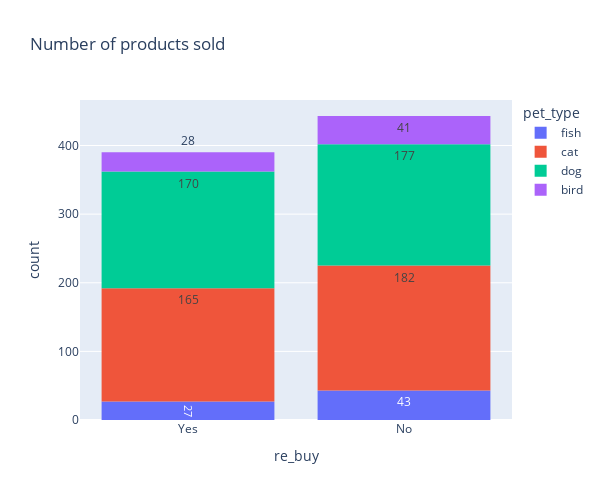

The cell this chart's notebook holds for it:
### Code cell
repurchase_df = final_df[['re_buy','pet_type']]

repurchase_df_gb = repurchase_df.groupby('re_buy', as_index = False).count()
repurchase_df_gb['percent'] = round(repurchase_df_gb['pet_type']/repurchase_df_gb['pet_type'].sum()*100, 2)
repurchase_df_gb.columns = [['Repurchased','Number of products', 'Percentage (%)']]

display(repurchase_df_gb)

g = px.histogram(repurchase_df, x='re_buy', color='pet_type', width=600, height=500, text_auto=True, title = 'Number of products sold')

g.show()

### Figure 1 — Plotly figure (JSON) as saved in the notebook; plotly's stock layout.template omitted (floating-point values rounded to 4 significant figures; data arrays with more than 128 entries replaced by an {"elided": "..."} marker saying what was removed)
{"data": [{"alignmentgroup": "True", "bingroup": "x", "hovertemplate": "pet_type=fish<br>re_buy=%{x}<br>count=%{y}<extra></extra>", "legendgroup": "fish", "marker": {"color": "#636efa", "pattern": {"shape": ""}}, "name": "fish", "offsetgroup": "fish", "orientation": "v", "showlegend": true, "texttemplate": "%{value}", "type": "histogram", "x": ["Yes", "Yes", "Yes", "No", "Yes", "No", "No", "No", "No", "Yes", "No", "No", "Yes", "Yes", "No", "No", "Yes", "Yes", "No", "No", "No", "Yes", "No", "No", "No", "No", "Yes", "Yes", "No", "No", "No", "Yes", "No", "No", "No", "No", "Yes", "No", "Yes", "Yes", "Yes", "No", "No", "Yes", "No", "No", "No", "No", "No", "Yes", "Yes", "No", "Yes", "No", "Yes", "No", "No", "No", "No", "No", "Yes", "Yes", "Yes", "Yes", "No", "Yes", "No", "No", "No", "No"], "xaxis": "x", "yaxis": "y"}, {"alignmentgroup": "True", "bingroup": "x", "hovertemplate": "pet_type=cat<br>re_buy=%{x}<br>count=%{y}<extra></extra>", "legendgroup": "cat", "marker": {"color": "#EF553B", "pattern": {"shape": ""}}, "name": "cat", "offsetgroup": "cat", "orientation": "v", "showlegend": true, "texttemplate": "%{value}", "type": "histogram", "x": {"elided": "347 str values"}, "xaxis": "x", "yaxis": "y"}, {"alignmentgroup": "True", "bingroup": "x", "hovertemplate": "pet_type=dog<br>re_buy=%{x}<br>count=%{y}<extra></extra>", "legendgroup": "dog", "marker": {"color": "#00cc96", "pattern": {"shape": ""}}, "name": "dog", "offsetgroup": "dog", "orientation": "v", "showlegend": true, "texttemplate": "%{value}", "type": "histogram", "x": {"elided": "347 str values"}, "xaxis": "x", "yaxis": "y"}, {"alignmentgroup": "True", "bingroup": "x", "hovertemplate": "pet_type=bird<br>re_buy=%{x}<br>count=%{y}<extra></extra>", "legendgroup": "bird", "marker": {"color": "#ab63fa", "pattern": {"shape": ""}}, "name": "bird", "offsetgroup": "bird", "orientation": "v", "showlegend": true, "texttemplate": "%{value}", "type": "histogram", "x": ["Yes", "Yes", "Yes", "No", "Yes", "No", "No", "No", "No", "No", "Yes", "No", "Yes", "No", "No", "Yes", "No", "Yes", "No", "Yes", "No", "Yes", "Yes", "Yes", "No", "Yes", "Yes", "Yes", "Yes", "No", "Yes", "No", "Yes", "No", "Yes", "No", "No", "Yes", "No", "No", "No", "Yes", "Yes", "No", "No", "No", "No", "Yes", "No", "No", "No", "No", "Yes", "No", "No", "Yes", "No", "No", "Yes", "No", "No", "Yes", "No", "Yes", "No", "No", "No", "No", "No"], "xaxis": "x", "yaxis": "y"}], "layout": {"barmode": "relative", "height": 500, "legend": {"title": {"text": "pet_type"}, "tracegroupgap": 0}, "title": {"text": "Number of products sold"}, "width": 600, "xaxis": {"anchor": "y", "domain": [0, 1], "title": {"text": "re_buy"}}, "yaxis": {"anchor": "x", "domain": [0, 1], "title": {"text": "count"}}}}
